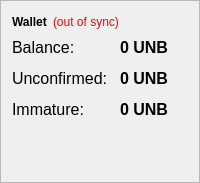
    <widget class="QFrame" name="frame">
     <property name="frameShape">
      <enum>QFrame::StyledPanel</enum>
     </property>
     <property name="frameShadow">
      <enum>QFrame::Raised</enum>
     </property>
     <layout class="QVBoxLayout" name="verticalLayout_4">
      <item>
       <layout class="QHBoxLayout" name="horizontalLayout_4">
        <item>
         <widget class="QLabel" name="label_5">
          <property name="font">
           <font>
            <weight>75</weight>
            <bold>true</bold>
           </font>
          </property>
          <property name="text">
           <string>Wallet</string>
          </property>
         </widget>
        </item>
        <item>
         <widget class="QLabel" name="labelWalletStatus">
          <property name="toolTip">
           <string>The displayed information may be out of date. Your wallet automatically synchronizes with the Bitcoin network after a connection is established, but this process has not completed yet.</string>
          </property>
          <property name="styleSheet">
           <string notr="true">QLabel { color: red; }</string>
          </property>
          <property name="text">
           <string notr="true">(out of sync)</string>
          </property>
          <property name="alignment">
           <set>Qt::AlignLeading|Qt::AlignLeft|Qt::AlignVCenter</set>
          </property>
         </widget>
        </item>
        <item>
         <spacer name="horizontalSpacer_2">
          <property name="orientation">
           <enum>Qt::Horizontal</enum>
          </property>
          <property name="sizeHint" stdset="0">
           <size>
            <width>40</width>
            <height>20</height>
           </size>
          </property>
         </spacer>
        </item>
       </layout>
      </item>
      <item>
       <layout class="QFormLayout" name="formLayout_2">
        <property name="fieldGrowthPolicy">
         <enum>QFormLayout::AllNonFixedFieldsGrow</enum>
        </property>
        <property name="horizontalSpacing">
         <number>12</number>
        </property>
        <property name="verticalSpacing">
         <number>12</number>
        </property>
        <item row="0" column="0">
         <widget class="QLabel" name="label">
          <property name="font">
           <font>
            <pointsize>12</pointsize>
           </font>
          </property>
          <property name="text">
           <string>Balance:</string>
          </property>
         </widget>
        </item>
        <item row="0" column="1">
         <widget class="QLabel" name="labelBalance">
          <property name="font">
           <font>
            <pointsize>12</pointsize>
            <weight>75</weight>
            <bold>true</bold>
           </font>
          </property>
          <property name="cursor">
           <cursorShape>IBeamCursor</cursorShape>
          </property>
          <property name="toolTip">
           <string>Your current balance</string>
          </property>
          <property name="text">
           <string notr="true">0 UNB</string>
          </property>
          <property name="textInteractionFlags">
           <set>Qt::LinksAccessibleByMouse|Qt::TextSelectableByKeyboard|Qt::TextSelectableByMouse</set>
          </property>
         </widget>
        </item>
        <item row="1" column="0">
         <widget class="QLabel" name="label_3">
          <property name="font">
           <font>
            <pointsize>12</pointsize>
           </font>
          </property>
          <property name="text">
           <string>Unconfirmed:</string>
          </property>
         </widget>
        </item>
        <item row="1" column="1">
         <widget class="QLabel" name="labelUnconfirmed">
          <property name="font">
           <font>
            <pointsize>12</pointsize>
            <weight>75</weight>
            <bold>true</bold>
           </font>
          </property>
          <property name="cursor">
           <cursorShape>IBeamCursor</cursorShape>
          </property>
          <property name="toolTip">
           <string>Total of transactions that have yet to be confirmed, and do not yet count toward the current balance</string>
          </property>
          <property name="text">
           <string notr="true">0 UNB</string>
          </property>
          <property name="textInteractionFlags">
           <set>Qt::LinksAccessibleByMouse|Qt::TextSelectableByKeyboard|Qt::TextSelectableByMouse</set>
          </property>
         </widget>
        </item>
        <item row="2" column="0">
         <widget class="QLabel" name="labelImmatureText">
          <property name="font">
           <font>
            <pointsize>12</pointsize>
           </font>
          </property>
          <property name="text">
           <string>Immature:</string>
          </property>
         </widget>
        </item>
        <item row="2" column="1">
         <widget class="QLabel" name="labelImmature">
          <property name="font">
           <font>
            <pointsize>12</pointsize>
            <weight>75</weight>
            <bold>true</bold>
           </font>
          </property>
          <property name="toolTip">
           <string>Mined balance that has not yet matured</string>
          </property>
          <property name="text">
           <string notr="true">0 UNB</string>
          </property>
          <property name="textInteractionFlags">
           <set>Qt::LinksAccessibleByMouse|Qt::TextSelectableByKeyboard|Qt::TextSelectableByMouse</set>
          </property>
         </widget>
        </item>
        <item row="3" column="0" colspan="2">
         <spacer name="verticalSpacer_4">
          <property name="orientation">
           <enum>Qt::Vertical</enum>
          </property>
          <property name="sizeHint" stdset="0">
           <size>
            <width>20</width>
            <height>40</height>
           </size>
          </property>
         </spacer>
        </item>
       </layout>
      </item>
     </layout>
    </widget>
